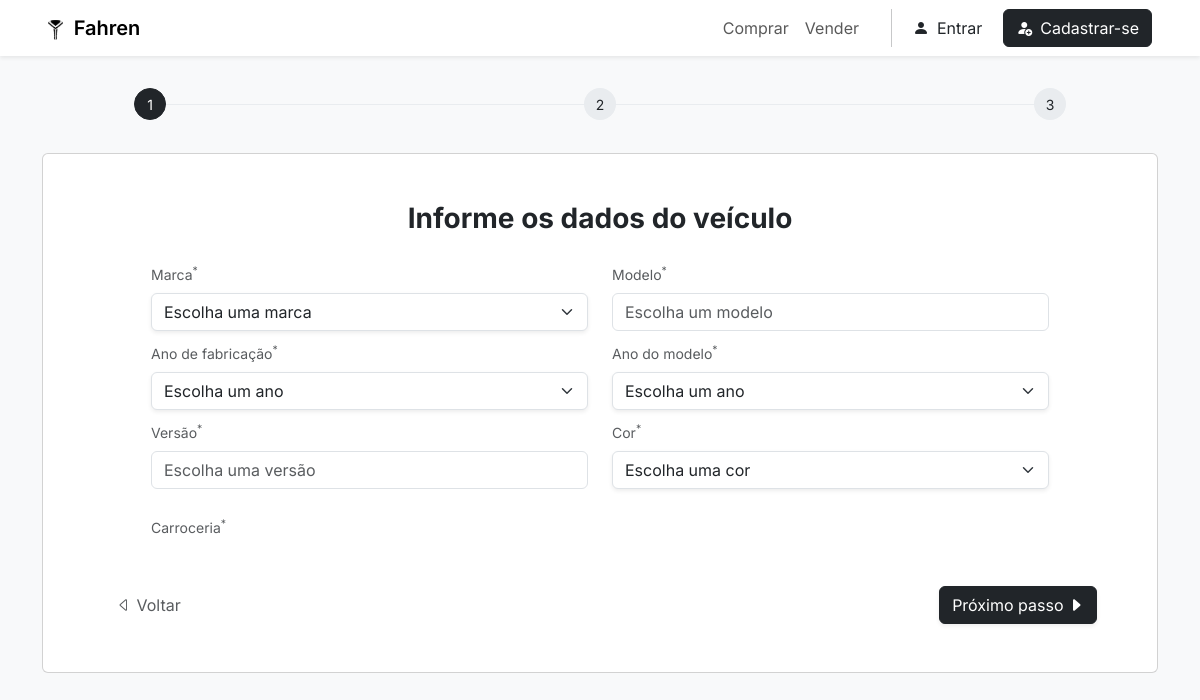
Before: /vender-infos.php with the older database file.
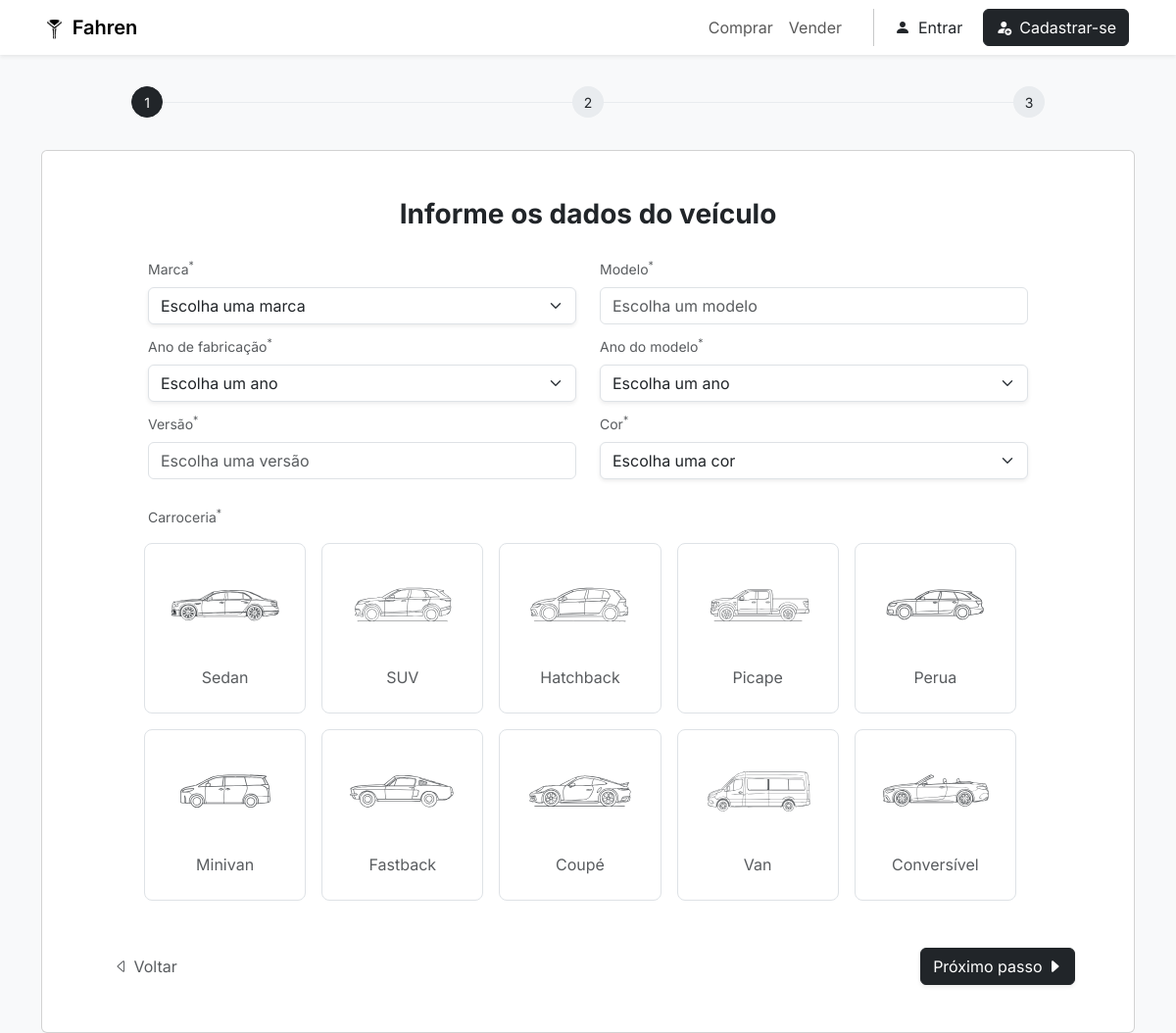
After: the same page with the newer database file.
### tables this page shows
CREATE TABLE `carrocerias` (
  `id` int(2) NOT NULL,
  `nome` varchar(50) NOT NULL
);

### vender-infos.php (the view, shortened to what the changed rows need)
<?php
include('controladores/conexao_bd.php');
$sql = "SELECT * FROM carrocerias ORDER BY id ASC";
$resultado = mysqli_query($conexao, $sql);
$carrocerias = [];
while ($linha = mysqli_fetch_array($resultado)) {
  $carrocerias[] = $linha;
}
?>
<!DOCTYPE html>
<html lang="pt-br">
<head>
  <link rel="stylesheet" href="style.css">
  <link href="https://cdn.jsdelivr.net/npm/bootstrap@5.3.6/dist/css/bootstrap.min.css" rel="stylesheet">
  <link rel="stylesheet" href="https://cdn.jsdelivr.net/npm/bootstrap-icons@1.11.3/font/bootstrap-icons.min.css">
</head>
<body>
  <div class="vh-100 d-flex flex-column">
    <main class="bg-body-tertiary fs-nav flex-grow-1 d-flex justify-content-center align-items-center">
      <div class="container h-100">
        <div class="card">
          <form method="post" action="vender-add.php" class="card-body p-5 d-flex flex-column justify-content-center align-items-center">
            <div class="row w-100 px-5 mt-3">
              <div class="row row-cols-5 g-3 my-0">
                <?php
                function _slugify_carroceria($s) {
                  $s = trim($s);
                  $s = iconv('UTF-8', 'ASCII//TRANSLIT', $s);
                  $s = preg_replace('/[^A-Za-z0-9]+/', '', $s);
                  return strtolower($s);
                }
                foreach ($carrocerias as $c):
                  $slug = _slugify_carroceria($c['nome']);
                  $fid = 'carroceria-' . $c['id'];
                  $svgPath = __DIR__ . '/img/carroceria/' . $slug . '.svg';
                ?>
                  <div class="col">
                    <label class="rounded-3 d-block text-center p-4" for="<?= $fid ?>">
                      <?php if (is_file($svgPath)): ?>
                        <?= file_get_contents($svgPath) ?>
                      <?php else: ?>
                        <div style="height:48px"></div>
                      <?php endif; ?>
                      <br>
                      <?= htmlspecialchars($c['nome'], ENT_QUOTES) ?>
                    </label>
                  </div>
                <?php endforeach; ?>
              </div>
            </div>
          </form>
        </div>
      </div>
    </main>
  </div>
</body>
</html>

Changed rows visible on the page:
added carrocerias: nome "Sedan"
added carrocerias: nome "SUV"
added carrocerias: nome "Hatchback"
added carrocerias: nome "Picape"
added carrocerias: nome "Perua"
added carrocerias: nome "Minivan"
added carrocerias: nome "Fastback"
added carrocerias: nome "Coupé"
added carrocerias: nome "Van"
added carrocerias: nome "Conversível"
